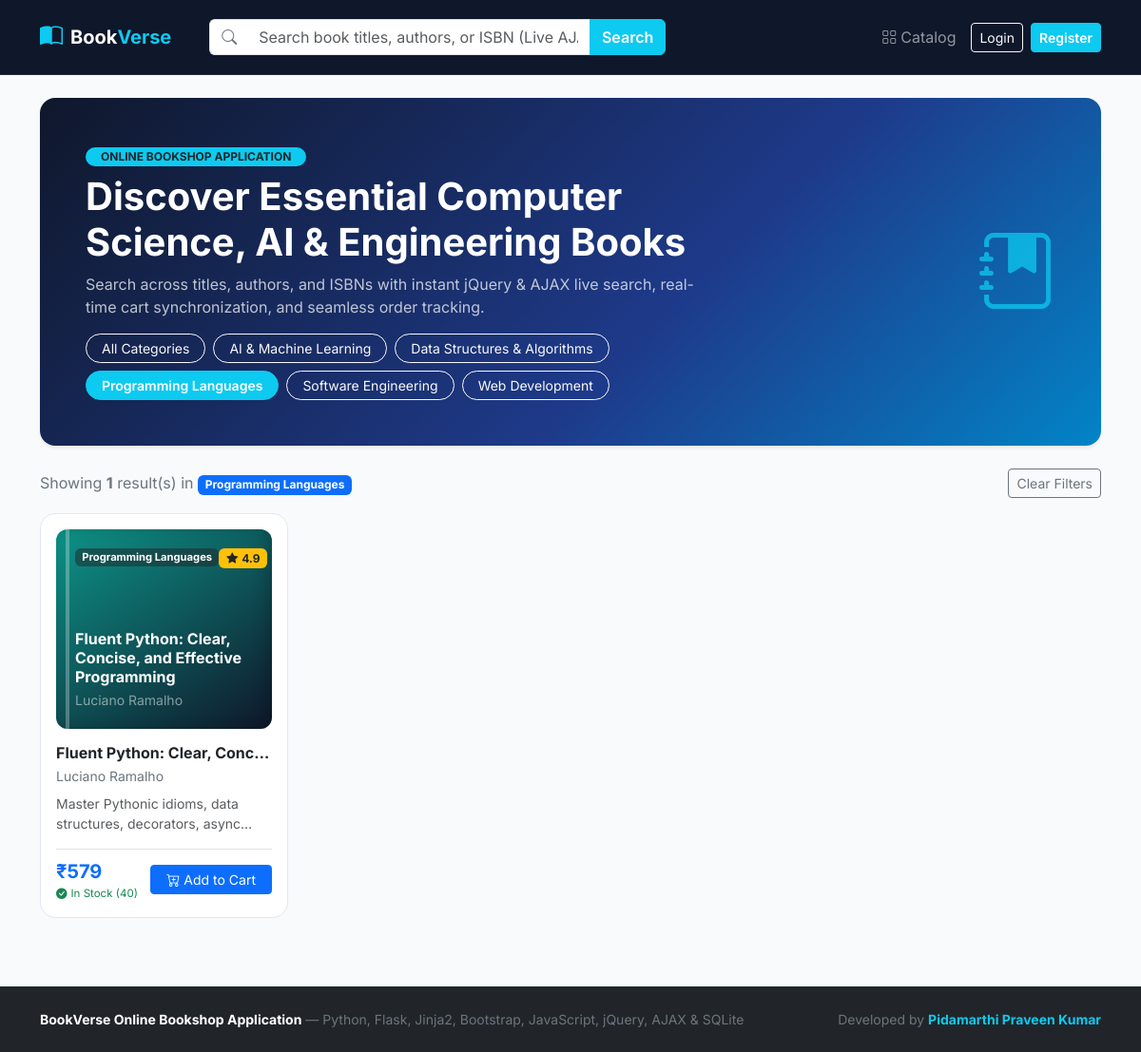
The page /?category=Programming+Languages on the database its author committed.
### tables this page shows
CREATE TABLE books (
            id INTEGER PRIMARY KEY AUTOINCREMENT,
            title TEXT NOT NULL,
            author TEXT NOT NULL,
            category TEXT NOT NULL,
            isbn TEXT UNIQUE NOT NULL,
            price REAL NOT NULL,
            rating REAL DEFAULT 4.8,
            stock INTEGER DEFAULT 25,
            description TEXT NOT NULL,
            cover_color TEXT DEFAULT '#2563eb'
        );

### app.py (the view)
@app.route("/")
def index():
    db = get_db()
    category = request.args.get("category", "").strip()
    q = request.args.get("q", "").strip()
    query = "SELECT * FROM books WHERE 1=1"
    params = []
    if category:
        query += " AND category = ?"
        params.append(category)
    if q:
        query += " AND (LOWER(title) LIKE ? OR LOWER(author) LIKE ? OR LOWER(category) LIKE ? OR isbn LIKE ?)"
        like_q = f"%{q.lower()}%"
        params.extend([like_q, like_q, like_q, like_q])
    query += " ORDER BY rating DESC, id ASC"
    books = db.execute(query, params).fetchall()
    categories = [
        r["category"]
        for r in db.execute("SELECT DISTINCT category FROM books ORDER BY category ASC").fetchall()
    ]
    return render_template("index.html", books=books, categories=categories, selected_category=category, search_query=q)

### app.py (called while the page is built, shortened)
def get_db():
    if "db" not in g:
        g.db = sqlite3.connect(DATABASE_PATH)
        g.db.row_factory = sqlite3.Row
    return g.db

@app.context_processor
def inject_globals():
    user = None
    cart_count = 0
    return {"current_user": user, "cart_count": cart_count}

### templates/index.html (shortened to what this page needs)
{% extends "base.html" %}
{% block content %}
<div class="p-4 p-md-5 mb-4 rounded-4 text-white shadow-sm" style="background: linear-gradient(135deg, #0f172a 0%, #1e3a8a 60%, #0284c7 100%);">
  <div class="row align-items-center">
    <div class="col-lg-8">
      <span class="badge bg-info text-dark fw-bold mb-2 px-3 py-1 rounded-pill">ONLINE BOOKSHOP APPLICATION</span>
      <h1 class="display-6 fw-bold mb-2">Discover Essential Computer Science, AI &amp; Engineering Books</h1>
      <p class="text-light opacity-75 mb-3">
        Search across titles, authors, and ISBNs with instant jQuery &amp; AJAX live search, real-time cart synchronization, and seamless order tracking.
      </p>
      <div class="d-flex flex-wrap gap-2">
        <a href="{{ url_for('index') }}" class="btn btn-sm {% if not selected_category %}btn-info text-white fw-semibold{% else %}btn-outline-light{% endif %} rounded-pill px-3">
          All Categories
        </a>
        {% for cat in categories %}
          <a href="{{ url_for('index', category=cat) }}" class="btn btn-sm {% if selected_category == cat %}btn-info text-white fw-semibold{% else %}btn-outline-light{% endif %} rounded-pill px-3">
            {{ cat }}
          </a>
        {% endfor %}
      </div>
    </div>
    <div class="col-lg-4 d-none d-lg-block text-end">
      <i class="bi bi-journal-bookmark-fill display-1 text-info opacity-75"></i>
    </div>
  </div>
</div>
{% if search_query or selected_category %}
  <div class="d-flex align-items-center justify-content-between mb-3">
    <div class="text-secondary">
      Showing <strong>{{ books | length }}</strong> result(s)
      {% if selected_category %} in <span class="badge bg-primary">{{ selected_category }}</span>{% endif %}
    </div>
    <a href="{{ url_for('index') }}" class="btn btn-outline-secondary btn-sm">Clear Filters</a>
  </div>
{% endif %}
<div class="row g-4">
  {% for book in books %}
    <div class="col-sm-6 col-lg-4 col-xl-3">
      <div class="book-card p-3">
        <a href="{{ url_for('book_detail', book_id=book.id) }}" class="text-decoration-none">
          <div class="book-cover-visual mb-3" style="background: linear-gradient(145deg, {{ book.cover_color }}, #0f172a);">
            <div class="d-flex justify-content-between align-items-start">
              <span class="badge bg-dark bg-opacity-50 text-white" style="font-size: 0.7rem;">{{ book.category }}</span>
              <span class="badge bg-warning text-dark fw-bold"><i class="bi bi-star-fill me-1"></i>{{ book.rating }}</span>
            </div>
            <div>
              <h6 class="fw-bold mb-1 text-white lh-sm">{{ book.title }}</h6>
              <div class="small text-white-50">{{ book.author }}</div>
            </div>
          </div>
        </a>
        <div class="flex-grow-1 d-flex flex-column justify-content-between">
          <div>
            <a href="{{ url_for('book_detail', book_id=book.id) }}" class="text-decoration-none text-dark">
              <h6 class="fw-bold mb-1 text-truncate" title="{{ book.title }}">{{ book.title }}</h6>
            </a>
            <div class="text-secondary small mb-2 text-truncate">{{ book.author }}</div>
            <p class="text-muted small mb-3" style="display: -webkit-box; -webkit-line-clamp: 2; -webkit-box-orient: vertical; overflow: hidden;">
              {{ book.description }}
            </p>
          </div>
          <div class="d-flex align-items-center justify-content-between pt-2 border-top">
            <div>
              <span class="fs-5 fw-bold text-primary">&#8377;{{ "%.0f"|format(book.price) }}</span>
              <span class="text-success d-block" style="font-size: 0.72rem;"><i class="bi bi-check-circle-fill me-1"></i>In Stock ({{ book.stock }})</span>
            </div>
            <button class="btn btn-primary btn-sm px-3 btn-add-cart" data-book-id="{{ book.id }}" data-qty="1">
              <i class="bi bi-cart-plus me-1"></i>Add to Cart
            </button>
          </div>
        </div>
      </div>
    </div>
  {% endfor %}
</div>
{% endblock %}

### templates/base.html (style rules this page uses)
:root { --brand-primary: #2563eb; --brand-dark: #0f172a; --surface-bg: #f8fafc; }
body { font-family: 'Inter', system-ui, -apple-system, sans-serif; background-color: var(--surface-bg); color: #1e293b; min-height: 100vh; display: flex; flex-direction: column; }
.book-card { border: 1px solid #e2e8f0; border-radius: 16px; background: #ffffff; transition: transform 0.2s ease, box-shadow 0.2s ease; height: 100%; display: flex; flex-direction: column; }
.book-cover-visual { height: 210px; border-radius: 12px; padding: 20px; color: #ffffff; display: flex; flex-direction: column; justify-content: space-between; position: relative; overflow: hidden; box-shadow: inset -6px 0 15px rgba(0, 0, 0, 0.18); }
.book-cover-visual::before { content: ""; position: absolute; left: 10px; top: 0; bottom: 0; width: 4px; background: rgba(255, 255, 255, 0.28); }

### rows shown on the page
books: category "Programming Languages", rating "4.9", title "Fluent Python: Clear, Concise, and Effective Programming", author "Luciano Ramalho", title "Fluent Python: Clear, Conc…", description "Master Pythonic idioms, data structures, decorators,…", price "579", stock "40"

### other values the page prints
{{ cat }} "AI & Machine Learning" "Data Structures & Algorithms" "Programming Languages" "Software Engineering" "Web Development"
{{ books | length }} "1"
